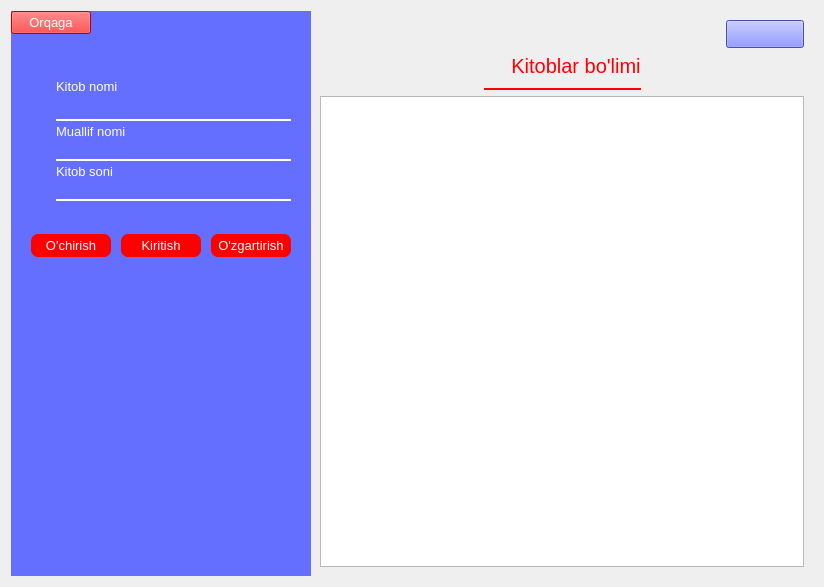
<?xml version="1.0" encoding="UTF-8"?>
<ui version="4.0">
 <class>Form</class>
 <widget class="QWidget" name="Form">
  <property name="geometry">
   <rect>
    <x>0</x>
    <y>0</y>
    <width>824</width>
    <height>587</height>
   </rect>
  </property>
  <property name="windowTitle">
   <string>Form</string>
  </property>
  <layout class="QGridLayout" name="gridLayout_9">
   <item row="0" column="0">
    <widget class="QStackedWidget" name="stackedWidget">
     <property name="currentIndex">
      <number>1</number>
     </property>
     <widget class="QWidget" name="page">
      <layout class="QGridLayout" name="gridLayout_2">
       <property name="leftMargin">
        <number>0</number>
       </property>
       <property name="topMargin">
        <number>0</number>
       </property>
       <property name="rightMargin">
        <number>0</number>
       </property>
       <property name="bottomMargin">
        <number>0</number>
       </property>
       <property name="spacing">
        <number>0</number>
       </property>
       <item row="0" column="0" colspan="3">
        <widget class="QWidget" name="tepa_qismi" native="true">
         <property name="sizePolicy">
          <sizepolicy hsizetype="Preferred" vsizetype="Fixed">
           <horstretch>0</horstretch>
           <verstretch>0</verstretch>
          </sizepolicy>
         </property>
         <property name="minimumSize">
          <size>
           <width>0</width>
           <height>50</height>
          </size>
         </property>
         <property name="maximumSize">
          <size>
           <width>16777215</width>
           <height>50</height>
          </size>
         </property>
         <property name="styleSheet">
          <string notr="true">background-color: rgb(73, 0, 229);
color:white;
font-size: 15px;</string>
         </property>
         <layout class="QHBoxLayout" name="horizontalLayout_2">
          <item>
           <widget class="QPushButton" name="burger_button">
            <property name="styleSheet">
             <string notr="true">border: none;</string>
            </property>
            <property name="text">
             <string/>
            </property>
            <property name="icon">
             <iconset>
              <normaloff>:/ism/G:/rasmlar/burger_menu_w.png</normaloff>:/ism/G:/rasmlar/burger_menu_w.png</iconset>
            </property>
            <property name="iconSize">
             <size>
              <width>40</width>
              <height>40</height>
             </size>
            </property>
            <property name="checkable">
             <bool>true</bool>
            </property>
           </widget>
          </item>
          <item>
           <widget class="QLabel" name="label">
            <property name="font">
             <font>
              <pointsize>-1</pointsize>
             </font>
            </property>
            <property name="text">
             <string>Kutubxona boshqaruv tizimi</string>
            </property>
           </widget>
          </item>
          <item>
           <spacer name="horizontalSpacer_2">
            <property name="orientation">
             <enum>Qt::Horizontal</enum>
            </property>
            <property name="sizeHint" stdset="0">
             <size>
              <width>198</width>
              <height>20</height>
             </size>
            </property>
           </spacer>
          </item>
          <item>
           <widget class="QLabel" name="label_2">
            <property name="minimumSize">
             <size>
              <width>35</width>
              <height>35</height>
             </size>
            </property>
            <property name="maximumSize">
             <size>
              <width>35</width>
              <height>35</height>
             </size>
            </property>
            <property name="text">
             <string/>
            </property>
            <property name="pixmap">
             <pixmap>:/ism/G:/rasmlar/account_circle.png</pixmap>
            </property>
            <property name="scaledContents">
             <bool>true</bool>
            </property>
           </widget>
          </item>
          <item>
           <widget class="QLabel" name="label_3">
            <property name="font">
             <font>
              <pointsize>-1</pointsize>
             </font>
            </property>
            <property name="text">
             <string>Assalomu alaykum, Azizjon</string>
            </property>
           </widget>
          </item>
          <item>
           <widget class="QToolButton" name="toolButton">
            <property name="styleSheet">
             <string notr="true">border: none;</string>
            </property>
            <property name="text">
             <string>...</string>
            </property>
            <property name="icon">
             <iconset>
              <normaloff>:/ism/G:/rasmlar/close.png</normaloff>:/ism/G:/rasmlar/close.png</iconset>
            </property>
            <property name="iconSize">
             <size>
              <width>40</width>
              <height>40</height>
             </size>
            </property>
           </widget>
          </item>
         </layout>
        </widget>
       </item>
       <item row="1" column="0">
        <widget class="QWidget" name="chap_menyu" native="true">
         <property name="styleSheet">
          <string notr="true">QWidget {
	background-color: rgb(52, 51, 52);
}

QPushButton {
	color: grey;
padding: 5px 1px;
text-align: left;
border: none;
}

QPushButton:checked {
color: white;
}</string>
         </property>
         <layout class="QVBoxLayout" name="verticalLayout">
          <property name="leftMargin">
           <number>20</number>
          </property>
          <property name="topMargin">
           <number>10</number>
          </property>
          <property name="rightMargin">
           <number>20</number>
          </property>
          <property name="bottomMargin">
           <number>10</number>
          </property>
          <item>
           <widget class="QPushButton" name="pushButton">
            <property name="text">
             <string>Bosh sahifa</string>
            </property>
            <property name="icon">
             <iconset resource="C:/Users/User/PycharmProjects/GUI dasturlar/Kutubxona/res.qrc">
              <normaloff>:/ism/images/home_grey.png</normaloff>
              <normalon>:/ism/images/home.png</normalon>:/ism/images/home_grey.png</iconset>
            </property>
            <property name="checkable">
             <bool>true</bool>
            </property>
            <property name="autoExclusive">
             <bool>true</bool>
            </property>
           </widget>
          </item>
          <item>
           <widget class="QPushButton" name="pushButton_2">
            <property name="text">
             <string>Kitoblar</string>
            </property>
            <property name="icon">
             <iconset resource="C:/Users/User/PycharmProjects/GUI dasturlar/Kutubxona/res.qrc">
              <normaloff>:/ism/images/books_grey.png</normaloff>
              <normalon>:/ism/images/books_white.png</normalon>:/ism/images/books_grey.png</iconset>
            </property>
            <property name="checkable">
             <bool>true</bool>
            </property>
            <property name="autoExclusive">
             <bool>true</bool>
            </property>
           </widget>
          </item>
          <item>
           <widget class="QPushButton" name="pushButton_3">
            <property name="text">
             <string>Talabalar</string>
            </property>
            <property name="icon">
             <iconset resource="C:/Users/User/PycharmProjects/GUI dasturlar/Kutubxona/res.qrc">
              <normaloff>:/ism/images/group_grey.png</normaloff>
              <normalon>:/ism/images/group_white.png</normalon>:/ism/images/group_grey.png</iconset>
            </property>
            <property name="checkable">
             <bool>true</bool>
            </property>
            <property name="autoExclusive">
             <bool>true</bool>
            </property>
           </widget>
          </item>
          <item>
           <widget class="QPushButton" name="pushButton_4">
            <property name="text">
             <string>olingan kitoblar</string>
            </property>
            <property name="icon">
             <iconset resource="C:/Users/User/PycharmProjects/GUI dasturlar/Kutubxona/res.qrc">
              <normaloff>:/ism/images/taken_book_black.png</normaloff>
              <normalon>:/ism/images/taken_book_white.png</normalon>:/ism/images/taken_book_black.png</iconset>
            </property>
            <property name="checkable">
             <bool>true</bool>
            </property>
            <property name="autoExclusive">
             <bool>true</bool>
            </property>
           </widget>
          </item>
          <item>
           <widget class="QPushButton" name="pushButton_5">
            <property name="text">
             <string>muddati o'tgan kitoblar</string>
            </property>
            <property name="icon">
             <iconset resource="C:/Users/User/PycharmProjects/GUI dasturlar/Kutubxona/res.qrc">
              <normaloff>:/ism/images/hourglass_grey.png</normaloff>
              <normalon>:/ism/images/hourglass_white.png</normalon>:/ism/images/hourglass_grey.png</iconset>
            </property>
            <property name="checkable">
             <bool>true</bool>
            </property>
            <property name="autoExclusive">
             <bool>true</bool>
            </property>
           </widget>
          </item>
          <item>
           <spacer name="verticalSpacer">
            <property name="orientation">
             <enum>Qt::Vertical</enum>
            </property>
            <property name="sizeHint" stdset="0">
             <size>
              <width>20</width>
              <height>225</height>
             </size>
            </property>
           </spacer>
          </item>
          <item>
           <widget class="QPushButton" name="pushButton_6">
            <property name="text">
             <string>Chiqish</string>
            </property>
            <property name="icon">
             <iconset resource="C:/Users/User/PycharmProjects/GUI dasturlar/Kutubxona/res.qrc">
              <normaloff>:/ism/images/close.png</normaloff>:/ism/images/close.png</iconset>
            </property>
            <property name="checkable">
             <bool>true</bool>
            </property>
            <property name="autoExclusive">
             <bool>true</bool>
            </property>
           </widget>
          </item>
         </layout>
        </widget>
       </item>
       <item row="1" column="1">
        <widget class="QWidget" name="chap_kichik_menyu" native="true">
         <property name="sizePolicy">
          <sizepolicy hsizetype="Fixed" vsizetype="Preferred">
           <horstretch>0</horstretch>
           <verstretch>0</verstretch>
          </sizepolicy>
         </property>
         <property name="minimumSize">
          <size>
           <width>60</width>
           <height>0</height>
          </size>
         </property>
         <property name="maximumSize">
          <size>
           <width>60</width>
           <height>16777215</height>
          </size>
         </property>
         <property name="styleSheet">
          <string notr="true">QWidget {
	background-color: rgb(52, 51, 52);
}

QPushButton {
	color: grey;
padding: 5px 1px;
text-align: left;
border: none;
}</string>
         </property>
         <layout class="QVBoxLayout" name="verticalLayout_2">
          <property name="leftMargin">
           <number>20</number>
          </property>
          <property name="topMargin">
           <number>10</number>
          </property>
          <property name="rightMargin">
           <number>20</number>
          </property>
          <property name="bottomMargin">
           <number>10</number>
          </property>
          <item>
           <widget class="QPushButton" name="pushButton_7">
            <property name="text">
             <string/>
            </property>
            <property name="icon">
             <iconset resource="C:/Users/User/PycharmProjects/GUI dasturlar/Kutubxona/res.qrc">
              <normaloff>:/ism/images/home_grey.png</normaloff>
              <normalon>:/ism/images/home.png</normalon>:/ism/images/home_grey.png</iconset>
            </property>
            <property name="checkable">
             <bool>true</bool>
            </property>
            <property name="autoExclusive">
             <bool>true</bool>
            </property>
           </widget>
          </item>
          <item>
           <widget class="QPushButton" name="pushButton_8">
            <property name="text">
             <string/>
            </property>
            <property name="icon">
             <iconset resource="C:/Users/User/PycharmProjects/GUI dasturlar/Kutubxona/res.qrc">
              <normaloff>:/ism/images/books_grey.png</normaloff>
              <normalon>:/ism/images/books_white.png</normalon>:/ism/images/books_grey.png</iconset>
            </property>
            <property name="checkable">
             <bool>true</bool>
            </property>
            <property name="autoExclusive">
             <bool>true</bool>
            </property>
           </widget>
          </item>
          <item>
           <widget class="QPushButton" name="pushButton_9">
            <property name="text">
             <string/>
            </property>
            <property name="icon">
             <iconset resource="C:/Users/User/PycharmProjects/GUI dasturlar/Kutubxona/res.qrc">
              <normaloff>:/ism/images/group_grey.png</normaloff>
              <normalon>:/ism/images/group_white.png</normalon>:/ism/images/group_grey.png</iconset>
            </property>
            <property name="checkable">
             <bool>true</bool>
            </property>
            <property name="autoExclusive">
             <bool>true</bool>
            </property>
           </widget>
          </item>
          <item>
           <widget class="QPushButton" name="pushButton_10">
            <property name="text">
             <string/>
            </property>
            <property name="icon">
             <iconset resource="C:/Users/User/PycharmProjects/GUI dasturlar/Kutubxona/res.qrc">
              <normaloff>:/ism/images/taken_book_black.png</normaloff>
              <normalon>:/ism/images/taken_book_white.png</normalon>:/ism/images/taken_book_black.png</iconset>
            </property>
            <property name="checkable">
             <bool>true</bool>
            </property>
            <property name="autoExclusive">
             <bool>true</bool>
            </property>
           </widget>
          </item>
          <item>
           <widget class="QPushButton" name="pushButton_11">
            <property name="text">
             <string/>
            </property>
            <property name="icon">
             <iconset resource="C:/Users/User/PycharmProjects/GUI dasturlar/Kutubxona/res.qrc">
              <normaloff>:/ism/images/hourglass_grey.png</normaloff>
              <normalon>:/ism/images/hourglass_white.png</normalon>:/ism/images/hourglass_grey.png</iconset>
            </property>
            <property name="checkable">
             <bool>true</bool>
            </property>
            <property name="autoExclusive">
             <bool>true</bool>
            </property>
           </widget>
          </item>
          <item>
           <spacer name="verticalSpacer_2">
            <property name="orientation">
             <enum>Qt::Vertical</enum>
            </property>
            <property name="sizeHint" stdset="0">
             <size>
              <width>20</width>
              <height>177</height>
             </size>
            </property>
           </spacer>
          </item>
          <item>
           <widget class="QPushButton" name="pushButton_12">
            <property name="text">
             <string/>
            </property>
            <property name="icon">
             <iconset resource="C:/Users/User/PycharmProjects/GUI dasturlar/Kutubxona/res.qrc">
              <normaloff>:/ism/images/close.png</normaloff>:/ism/images/close.png</iconset>
            </property>
            <property name="checkable">
             <bool>true</bool>
            </property>
            <property name="autoExclusive">
             <bool>true</bool>
            </property>
           </widget>
          </item>
         </layout>
        </widget>
       </item>
       <item row="1" column="2">
        <widget class="QWidget" name="asosi_qism" native="true">
         <property name="styleSheet">
          <string notr="true">background-color: rgb(255, 255, 0);</string>
         </property>
         <layout class="QHBoxLayout" name="horizontalLayout">
          <item>
           <spacer name="horizontalSpacer">
            <property name="orientation">
             <enum>Qt::Horizontal</enum>
            </property>
            <property name="sizeHint" stdset="0">
             <size>
              <width>454</width>
              <height>20</height>
             </size>
            </property>
           </spacer>
          </item>
         </layout>
        </widget>
       </item>
      </layout>
     </widget>
     <widget class="QWidget" name="page_2">
      <layout class="QGridLayout" name="gridLayout">
       <property name="leftMargin">
        <number>0</number>
       </property>
       <property name="topMargin">
        <number>0</number>
       </property>
       <property name="rightMargin">
        <number>0</number>
       </property>
       <property name="bottomMargin">
        <number>0</number>
       </property>
       <property name="spacing">
        <number>0</number>
       </property>
       <item row="0" column="0">
        <widget class="QWidget" name="kitob_chap_taraf" native="true">
         <property name="minimumSize">
          <size>
           <width>300</width>
           <height>0</height>
          </size>
         </property>
         <property name="maximumSize">
          <size>
           <width>300</width>
           <height>16777215</height>
          </size>
         </property>
         <property name="styleSheet">
          <string notr="true">QWidget {
	background-color: #646fff;
	color: white;
	font-size: 13px;
}
QPushButton {
	background-color: rgb(255, 0, 0);

}
QLineEdit {
	border: none;
	border-bottom-style: solid;
	border-bottom-color: white;
	border-bottom-width: 2px;
	color: black;
}
#btn_kitob_kiritish, #btn_kitob_ozgartirish, #btn_kitob_ochirish {
	border-radius: 7px;
	padding: 4px;
	wight: 60px;


}</string>
         </property>
         <layout class="QGridLayout" name="gridLayout_5">
          <property name="leftMargin">
           <number>0</number>
          </property>
          <property name="topMargin">
           <number>0</number>
          </property>
          <property name="rightMargin">
           <number>0</number>
          </property>
          <property name="bottomMargin">
           <number>0</number>
          </property>
          <property name="spacing">
           <number>0</number>
          </property>
          <item row="0" column="0">
           <widget class="QPushButton" name="btn_kitob_orqaga">
            <property name="text">
             <string>Orqaga</string>
            </property>
           </widget>
          </item>
          <item row="0" column="1">
           <spacer name="horizontalSpacer_4">
            <property name="orientation">
             <enum>Qt::Horizontal</enum>
            </property>
            <property name="sizeHint" stdset="0">
             <size>
              <width>198</width>
              <height>20</height>
             </size>
            </property>
           </spacer>
          </item>
          <item row="1" column="0" colspan="2">
           <layout class="QGridLayout" name="gridLayout_6">
            <property name="leftMargin">
             <number>20</number>
            </property>
            <property name="topMargin">
             <number>40</number>
            </property>
            <property name="rightMargin">
             <number>20</number>
            </property>
            <property name="bottomMargin">
             <number>20</number>
            </property>
            <item row="1" column="0">
             <widget class="QLabel" name="label_11">
              <property name="minimumSize">
               <size>
                <width>25</width>
                <height>25</height>
               </size>
              </property>
              <property name="maximumSize">
               <size>
                <width>25</width>
                <height>25</height>
               </size>
              </property>
              <property name="text">
               <string/>
              </property>
              <property name="pixmap">
               <pixmap resource="C:/Users/User/PycharmProjects/GUI dasturlar/Kutubxona/res.qrc">:/ism/images/taken_book_white.png</pixmap>
              </property>
              <property name="scaledContents">
               <bool>true</bool>
              </property>
             </widget>
            </item>
            <item row="2" column="1">
             <widget class="QLabel" name="label_12">
              <property name="text">
               <string>Muallif nomi</string>
              </property>
             </widget>
            </item>
            <item row="0" column="1">
             <widget class="QLabel" name="label_10">
              <property name="minimumSize">
               <size>
                <width>25</width>
                <height>25</height>
               </size>
              </property>
              <property name="maximumSize">
               <size>
                <width>16777215</width>
                <height>16777215</height>
               </size>
              </property>
              <property name="text">
               <string>Kitob nomi</string>
              </property>
             </widget>
            </item>
            <item row="5" column="0">
             <widget class="QLabel" name="label_15">
              <property name="minimumSize">
               <size>
                <width>25</width>
                <height>25</height>
               </size>
              </property>
              <property name="maximumSize">
               <size>
                <width>25</width>
                <height>25</height>
               </size>
              </property>
              <property name="text">
               <string/>
              </property>
              <property name="pixmap">
               <pixmap resource="C:/Users/User/PycharmProjects/GUI dasturlar/Kutubxona/res.qrc">:/ism/images/hourglass_white.png</pixmap>
              </property>
              <property name="scaledContents">
               <bool>true</bool>
              </property>
             </widget>
            </item>
            <item row="5" column="1">
             <widget class="QLineEdit" name="lineEdit_6"/>
            </item>
            <item row="1" column="1">
             <widget class="QLineEdit" name="lineEdit_4">
              <property name="text">
               <string/>
              </property>
             </widget>
            </item>
            <item row="4" column="1">
             <widget class="QLabel" name="label_14">
              <property name="text">
               <string>Kitob soni</string>
              </property>
             </widget>
            </item>
            <item row="3" column="1">
             <widget class="QLineEdit" name="lineEdit_5"/>
            </item>
            <item row="3" column="0">
             <widget class="QLabel" name="label_13">
              <property name="minimumSize">
               <size>
                <width>25</width>
                <height>25</height>
               </size>
              </property>
              <property name="maximumSize">
               <size>
                <width>25</width>
                <height>25</height>
               </size>
              </property>
              <property name="text">
               <string/>
              </property>
              <property name="pixmap">
               <pixmap resource="C:/Users/User/PycharmProjects/GUI dasturlar/Kutubxona/res.qrc">:/ism/images/group_white.png</pixmap>
              </property>
              <property name="scaledContents">
               <bool>true</bool>
              </property>
             </widget>
            </item>
           </layout>
          </item>
          <item row="2" column="0" colspan="2">
           <layout class="QHBoxLayout" name="horizontalLayout_4">
            <property name="spacing">
             <number>10</number>
            </property>
            <property name="leftMargin">
             <number>20</number>
            </property>
            <property name="topMargin">
             <number>10</number>
            </property>
            <property name="rightMargin">
             <number>20</number>
            </property>
            <property name="bottomMargin">
             <number>10</number>
            </property>
            <item>
             <widget class="QPushButton" name="btn_kitob_ochirish">
              <property name="text">
               <string>O'chirish</string>
              </property>
             </widget>
            </item>
            <item>
             <widget class="QPushButton" name="btn_kitob_kiritish">
              <property name="text">
               <string>Kiritish</string>
              </property>
             </widget>
            </item>
            <item>
             <widget class="QPushButton" name="btn_kitob_ozgartirish">
              <property name="text">
               <string>O'zgartirish</string>
              </property>
             </widget>
            </item>
           </layout>
          </item>
          <item row="3" column="0">
           <spacer name="verticalSpacer_4">
            <property name="orientation">
             <enum>Qt::Vertical</enum>
            </property>
            <property name="sizeHint" stdset="0">
             <size>
              <width>20</width>
              <height>240</height>
             </size>
            </property>
           </spacer>
          </item>
         </layout>
        </widget>
       </item>
       <item row="0" column="2">
        <widget class="QWidget" name="kitob_ong_taraf" native="true">
         <property name="styleSheet">
          <string notr="true">QPushButton {
	background-color: #646fff;
	width: 70px;
	height: 20px;
}

#label_17 {
	color: red;
	font-size: 20px;
}
#label_18 {
	border: none;
	border-bottom-color: red;
	border-bottom-style: solid;
	border-bottom-width: 4px;
	
}</string>
         </property>
         <layout class="QGridLayout" name="gridLayout_10">
          <item row="0" column="0">
           <layout class="QHBoxLayout" name="horizontalLayout_5">
            <item>
             <spacer name="horizontalSpacer_5">
              <property name="orientation">
               <enum>Qt::Horizontal</enum>
              </property>
              <property name="sizeHint" stdset="0">
               <size>
                <width>306</width>
                <height>20</height>
               </size>
              </property>
             </spacer>
            </item>
            <item>
             <widget class="QPushButton" name="pushButton_17">
              <property name="minimumSize">
               <size>
                <width>0</width>
                <height>20</height>
               </size>
              </property>
              <property name="maximumSize">
               <size>
                <width>100</width>
                <height>16777215</height>
               </size>
              </property>
              <property name="text">
               <string/>
              </property>
              <property name="icon">
               <iconset resource="C:/Users/User/PycharmProjects/GUI dasturlar/Kutubxona/res.qrc">
                <normaloff>:/ism/images/close.png</normaloff>:/ism/images/close.png</iconset>
              </property>
              <property name="iconSize">
               <size>
                <width>30</width>
                <height>30</height>
               </size>
              </property>
             </widget>
            </item>
           </layout>
          </item>
          <item row="1" column="0">
           <layout class="QHBoxLayout" name="horizontalLayout_6">
            <item>
             <spacer name="horizontalSpacer_6">
              <property name="orientation">
               <enum>Qt::Horizontal</enum>
              </property>
              <property name="sizeHint" stdset="0">
               <size>
                <width>171</width>
                <height>20</height>
               </size>
              </property>
             </spacer>
            </item>
            <item>
             <layout class="QGridLayout" name="gridLayout_7">
              <property name="horizontalSpacing">
               <number>20</number>
              </property>
              <property name="verticalSpacing">
               <number>10</number>
              </property>
              <item row="0" column="1">
               <widget class="QLabel" name="label_17">
                <property name="text">
                 <string>Kitoblar bo'limi</string>
                </property>
                <property name="scaledContents">
                 <bool>false</bool>
                </property>
                <property name="alignment">
                 <set>Qt::AlignCenter</set>
                </property>
               </widget>
              </item>
              <item row="1" column="0" colspan="2">
               <widget class="QLabel" name="label_18">
                <property name="maximumSize">
                 <size>
                  <width>16777215</width>
                  <height>2</height>
                 </size>
                </property>
                <property name="text">
                 <string/>
                </property>
               </widget>
              </item>
              <item row="0" column="0">
               <widget class="QLabel" name="label_16">
                <property name="maximumSize">
                 <size>
                  <width>40</width>
                  <height>40</height>
                 </size>
                </property>
                <property name="text">
                 <string/>
                </property>
                <property name="pixmap">
                 <pixmap resource="C:/Users/User/PycharmProjects/GUI dasturlar/Kutubxona/res.qrc">:/ism/G:/rasmlar/library_books_24dp_EA3323_FILL0_wght400_GRAD0_opsz24.png</pixmap>
                </property>
                <property name="scaledContents">
                 <bool>true</bool>
                </property>
               </widget>
              </item>
             </layout>
            </item>
            <item>
             <spacer name="horizontalSpacer_7">
              <property name="orientation">
               <enum>Qt::Horizontal</enum>
              </property>
              <property name="sizeHint" stdset="0">
               <size>
                <width>170</width>
                <height>20</height>
               </size>
              </property>
             </spacer>
            </item>
           </layout>
          </item>
          <item row="2" column="0">
           <widget class="QTableWidget" name="tableWidget"/>
          </item>
         </layout>
        </widget>
       </item>
      </layout>
     </widget>
    </widget>
   </item>
  </layout>
 </widget>
 <resources>
  <include location="C:/Users/User/PycharmProjects/GUI dasturlar/Kutubxona/res.qrc"/>
 </resources>
 <connections>
  <connection>
   <sender>pushButton</sender>
   <signal>clicked()</signal>
   <receiver>pushButton_7</receiver>
   <slot>click()</slot>
   <hints>
    <hint type="sourcelabel">
     <x>71</x>
     <y>85</y>
    </hint>
    <hint type="destinationlabel">
     <x>223</x>
     <y>86</y>
    </hint>
   </hints>
  </connection>
  <connection>
   <sender>pushButton_2</sender>
   <signal>clicked()</signal>
   <receiver>pushButton_8</receiver>
   <slot>click()</slot>
   <hints>
    <hint type="sourcelabel">
     <x>121</x>
     <y>116</y>
    </hint>
    <hint type="destinationlabel">
     <x>222</x>
     <y>119</y>
    </hint>
   </hints>
  </connection>
  <connection>
   <sender>pushButton_3</sender>
   <signal>clicked()</signal>
   <receiver>pushButton_9</receiver>
   <slot>click()</slot>
   <hints>
    <hint type="sourcelabel">
     <x>153</x>
     <y>151</y>
    </hint>
    <hint type="destinationlabel">
     <x>226</x>
     <y>147</y>
    </hint>
   </hints>
  </connection>
  <connection>
   <sender>pushButton_4</sender>
   <signal>clicked()</signal>
   <receiver>pushButton_10</receiver>
   <slot>click()</slot>
   <hints>
    <hint type="sourcelabel">
     <x>130</x>
     <y>184</y>
    </hint>
    <hint type="destinationlabel">
     <x>232</x>
     <y>177</y>
    </hint>
   </hints>
  </connection>
  <connection>
   <sender>pushButton_5</sender>
   <signal>clicked()</signal>
   <receiver>pushButton_11</receiver>
   <slot>click()</slot>
   <hints>
    <hint type="sourcelabel">
     <x>135</x>
     <y>212</y>
    </hint>
    <hint type="destinationlabel">
     <x>228</x>
     <y>214</y>
    </hint>
   </hints>
  </connection>
  <connection>
   <sender>pushButton_6</sender>
   <signal>clicked()</signal>
   <receiver>pushButton_12</receiver>
   <slot>click()</slot>
   <hints>
    <hint type="sourcelabel">
     <x>79</x>
     <y>564</y>
    </hint>
    <hint type="destinationlabel">
     <x>229</x>
     <y>556</y>
    </hint>
   </hints>
  </connection>
  <connection>
   <sender>pushButton_6</sender>
   <signal>clicked()</signal>
   <receiver>Form</receiver>
   <slot>close()</slot>
   <hints>
    <hint type="sourcelabel">
     <x>76</x>
     <y>561</y>
    </hint>
    <hint type="destinationlabel">
     <x>80</x>
     <y>523</y>
    </hint>
   </hints>
  </connection>
  <connection>
   <sender>pushButton_12</sender>
   <signal>clicked()</signal>
   <receiver>Form</receiver>
   <slot>close()</slot>
   <hints>
    <hint type="sourcelabel">
     <x>223</x>
     <y>566</y>
    </hint>
    <hint type="destinationlabel">
     <x>224</x>
     <y>520</y>
    </hint>
   </hints>
  </connection>
  <connection>
   <sender>burger_button</sender>
   <signal>toggled(bool)</signal>
   <receiver>chap_menyu</receiver>
   <slot>setHidden(bool)</slot>
   <hints>
    <hint type="sourcelabel">
     <x>43</x>
     <y>34</y>
    </hint>
    <hint type="destinationlabel">
     <x>49</x>
     <y>62</y>
    </hint>
   </hints>
  </connection>
  <connection>
   <sender>burger_button</sender>
   <signal>toggled(bool)</signal>
   <receiver>chap_kichik_menyu</receiver>
   <slot>setVisible(bool)</slot>
   <hints>
    <hint type="sourcelabel">
     <x>44</x>
     <y>29</y>
    </hint>
    <hint type="destinationlabel">
     <x>241</x>
     <y>64</y>
    </hint>
   </hints>
  </connection>
  <connection>
   <sender>toolButton</sender>
   <signal>clicked()</signal>
   <receiver>Form</receiver>
   <slot>close()</slot>
   <hints>
    <hint type="sourcelabel">
     <x>699</x>
     <y>35</y>
    </hint>
    <hint type="destinationlabel">
     <x>744</x>
     <y>36</y>
    </hint>
   </hints>
  </connection>
 </connections>
</ui>
